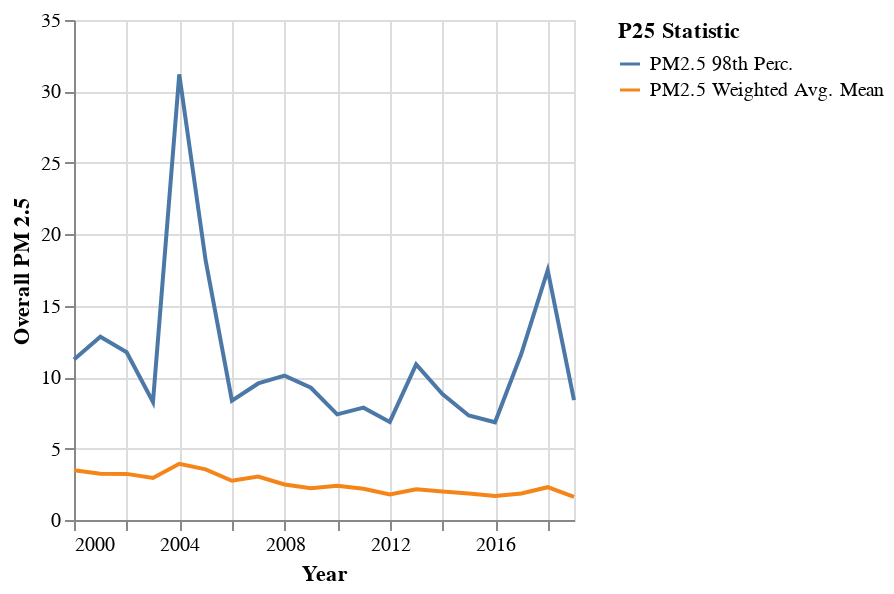

The notebook cell this image was saved under:
### Code cell
# Over time, has PM 2.5 pollution become more variable, less variable, 
# or about equally variable from city to city in the U.S.?

SD_P25 = tidy_data.loc[:,['Year', 'PM2.5-Weighted Annual Mean','PM2.5-98th Percentile' ]].groupby(
    'Year').std().reset_index().rename(
    columns= {'PM2.5-Weighted Annual Mean': 'PM2.5 Weighted Avg. Mean', 'PM2.5-98th Percentile': 'PM2.5 98th Perc.'})

SD_P25 = SD_P25.melt(id_vars = 'Year',
    var_name = 'P25 Statistic',
    value_name = 'P25 Value').reset_index()

alt.Chart(SD_P25).mark_line().encode(
    x = alt.X('Year:T', scale = alt.Scale(zero = False)),
    y = alt.Y('P25 Value', title = 'Overall PM 2.5', scale = alt.Scale(zero = False)),
    color = alt.Size('P25 Statistic')
).properties(
    width = 250, 
    height = 250
)

### Figure 1 — Vega-Lite specification as saved in the notebook (floating-point values rounded to 4 significant figures)
{"config": {"view": {"continuousWidth": 400, "continuousHeight": 300}}, "data": {"name": "data-aa54128bbf90f4ce3f9afde49fdee8dd"}, "mark": "line", "encoding": {"color": {"field": "P25 Statistic", "type": "nominal"}, "x": {"field": "Year", "scale": {"zero": false}, "type": "temporal"}, "y": {"field": "P25 Value", "scale": {"zero": false}, "title": "Overall PM 2.5", "type": "quantitative"}}, "height": 250, "width": 250, "$schema": "https://vega.github.io/schema/vega-lite/v4.17.0.json", "datasets": {"data-aa54128bbf90f4ce3f9afde49fdee8dd": [{"index": 0, "Year": "2000", "P25 Statistic": "PM2.5 Weighted Avg. Mean", "P25 Value": 3.484}, {"index": 1, "Year": "2001", "P25 Statistic": "PM2.5 Weighted Avg. Mean", "P25 Value": 3.244}, {"index": 2, "Year": "2002", "P25 Statistic": "PM2.5 Weighted Avg. Mean", "P25 Value": 3.228}, {"index": 3, "Year": "2003", "P25 Statistic": "PM2.5 Weighted Avg. Mean", "P25 Value": 2.947}, {"index": 4, "Year": "2004", "P25 Statistic": "PM2.5 Weighted Avg. Mean", "P25 Value": 3.931}, {"index": 5, "Year": "2005", "P25 Statistic": "PM2.5 Weighted Avg. Mean", "P25 Value": 3.548}, {"index": 6, "Year": "2006", "P25 Statistic": "PM2.5 Weighted Avg. Mean", "P25 Value": 2.745}, {"index": 7, "Year": "2007", "P25 Statistic": "PM2.5 Weighted Avg. Mean", "P25 Value": 3.039}, {"index": 8, "Year": "2008", "P25 Statistic": "PM2.5 Weighted Avg. Mean", "P25 Value": 2.484}, {"index": 9, "Year": "2009", "P25 Statistic": "PM2.5 Weighted Avg. Mean", "P25 Value": 2.225}, {"index": 10, "Year": "2010", "P25 Statistic": "PM2.5 Weighted Avg. Mean", "P25 Value": 2.4}, {"index": 11, "Year": "2011", "P25 Statistic": "PM2.5 Weighted Avg. Mean", "P25 Value": 2.189}, {"index": 12, "Year": "2012", "P25 Statistic": "PM2.5 Weighted Avg. Mean", "P25 Value": 1.793}, {"index": 13, "Year": "2013", "P25 Statistic": "PM2.5 Weighted Avg. Mean", "P25 Value": 2.153}, {"index": 14, "Year": "2014", "P25 Statistic": "PM2.5 Weighted Avg. Mean", "P25 Value": 1.998}, {"index": 15, "Year": "2015", "P25 Statistic": "PM2.5 Weighted Avg. Mean", "P25 Value": 1.856}, {"index": 16, "Year": "2016", "P25 Statistic": "PM2.5 Weighted Avg. Mean", "P25 Value": 1.688}, {"index": 17, "Year": "2017", "P25 Statistic": "PM2.5 Weighted Avg. Mean", "P25 Value": 1.854}, {"index": 18, "Year": "2018", "P25 Statistic": "PM2.5 Weighted Avg. Mean", "P25 Value": 2.297}, {"index": 19, "Year": "2019", "P25 Statistic": "PM2.5 Weighted Avg. Mean", "P25 Value": 1.611}, {"index": 20, "Year": "2000", "P25 Statistic": "PM2.5 98th Perc.", "P25 Value": 11.23}, {"index": 21, "Year": "2001", "P25 Statistic": "PM2.5 98th Perc.", "P25 Value": 12.82}, {"index": 22, "Year": "2002", "P25 Statistic": "PM2.5 98th Perc.", "P25 Value": 11.74}, {"index": 23, "Year": "2003", "P25 Statistic": "PM2.5 98th Perc.", "P25 Value": 8.264}, {"index": 24, "Year": "2004", "P25 Statistic": "PM2.5 98th Perc.", "P25 Value": 31.2}, {"index": 25, "Year": "2005", "P25 Statistic": "PM2.5 98th Perc.", "P25 Value": 18.17}, {"index": 26, "Year": "2006", "P25 Statistic": "PM2.5 98th Perc.", "P25 Value": 8.358}, {"index": 27, "Year": "2007", "P25 Statistic": "PM2.5 98th Perc.", "P25 Value": 9.558}, {"index": 28, "Year": "2008", "P25 Statistic": "PM2.5 98th Perc.", "P25 Value": 10.11}, {"index": 29, "Year": "2009", "P25 Statistic": "PM2.5 98th Perc.", "P25 Value": 9.257}, {"index": 30, "Year": "2010", "P25 Statistic": "PM2.5 98th Perc.", "P25 Value": 7.392}, {"index": 31, "Year": "2011", "P25 Statistic": "PM2.5 98th Perc.", "P25 Value": 7.863}, {"index": 32, "Year": "2012", "P25 Statistic": "PM2.5 98th Perc.", "P25 Value": 6.863}, {"index": 33, "Year": "2013", "P25 Statistic": "PM2.5 98th Perc.", "P25 Value": 10.9}, {"index": 34, "Year": "2014", "P25 Statistic": "PM2.5 98th Perc.", "P25 Value": 8.819}, {"index": 35, "Year": "2015", "P25 Statistic": "PM2.5 98th Perc.", "P25 Value": 7.313}, {"index": 36, "Year": "2016", "P25 Statistic": "PM2.5 98th Perc.", "P25 Value": 6.839}, {"index": 37, "Year": "2017", "P25 Statistic": "PM2.5 98th Perc.", "P25 Value": 11.66}, {"index": 38, "Year": "2018", "P25 Statistic": "PM2.5 98th Perc.", "P25 Value": 17.48}, {"index": 39, "Year": "2019", "P25 Statistic": "PM2.5 98th Perc.", "P25 Value": 8.386}]}}
